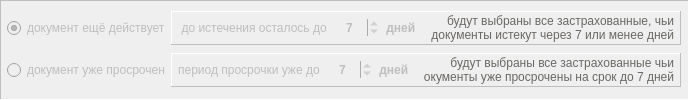
       <widget class="QFrame" name="pan_olddocs">
        <property name="enabled">
         <bool>false</bool>
        </property>
        <property name="frameShape">
         <enum>QFrame::Panel</enum>
        </property>
        <property name="frameShadow">
         <enum>QFrame::Sunken</enum>
        </property>
        <layout class="QGridLayout" name="gridLayout_3" columnstretch="0,0,0">
         <property name="leftMargin">
          <number>6</number>
         </property>
         <property name="topMargin">
          <number>2</number>
         </property>
         <property name="rightMargin">
          <number>5</number>
         </property>
         <property name="bottomMargin">
          <number>2</number>
         </property>
         <property name="horizontalSpacing">
          <number>1</number>
         </property>
         <property name="verticalSpacing">
          <number>0</number>
         </property>
         <item row="2" column="1">
          <widget class="QFrame" name="pan_doc4exp">
           <property name="enabled">
            <bool>false</bool>
           </property>
           <property name="minimumSize">
            <size>
             <width>510</width>
             <height>0</height>
            </size>
           </property>
           <property name="maximumSize">
            <size>
             <width>510</width>
             <height>16777215</height>
            </size>
           </property>
           <property name="frameShape">
            <enum>QFrame::Panel</enum>
           </property>
           <property name="frameShadow">
            <enum>QFrame::Raised</enum>
           </property>
           <layout class="QHBoxLayout" name="horizontalLayout_8">
            <property name="spacing">
             <number>4</number>
            </property>
            <property name="leftMargin">
             <number>6</number>
            </property>
            <property name="topMargin">
             <number>2</number>
            </property>
            <property name="rightMargin">
             <number>6</number>
            </property>
            <property name="bottomMargin">
             <number>2</number>
            </property>
            <item>
             <widget class="QLabel" name="label_14">
              <property name="minimumSize">
               <size>
                <width>145</width>
                <height>0</height>
               </size>
              </property>
              <property name="text">
               <string> период просрочки уже до </string>
              </property>
              <property name="alignment">
               <set>Qt::AlignRight|Qt::AlignTrailing|Qt::AlignVCenter</set>
              </property>
             </widget>
            </item>
            <item>
             <widget class="QSpinBox" name="spin_doc4exp">
              <property name="minimumSize">
               <size>
                <width>45</width>
                <height>0</height>
               </size>
              </property>
              <property name="maximumSize">
               <size>
                <width>45</width>
                <height>16777215</height>
               </size>
              </property>
              <property name="font">
               <font>
                <weight>75</weight>
                <bold>true</bold>
               </font>
              </property>
              <property name="frame">
               <bool>false</bool>
              </property>
              <property name="alignment">
               <set>Qt::AlignCenter</set>
              </property>
              <property name="minimum">
               <number>0</number>
              </property>
              <property name="maximum">
               <number>10000</number>
              </property>
              <property name="value">
               <number>7</number>
              </property>
             </widget>
            </item>
            <item>
             <widget class="QLabel" name="label_15">
              <property name="font">
               <font>
                <weight>75</weight>
                <bold>true</bold>
               </font>
              </property>
              <property name="text">
               <string> дней</string>
              </property>
             </widget>
            </item>
            <item>
             <widget class="QLabel" name="lab_4">
              <property name="font">
               <font>
                <weight>75</weight>
                <bold>true</bold>
               </font>
              </property>
              <property name="text">
               <string/>
              </property>
             </widget>
            </item>
            <item>
             <widget class="QLabel" name="lab_doc4exp">
              <property name="palette">
               <palette>
                <active>
                 <colorrole role="WindowText">
                  <brush brushstyle="SolidPattern">
                   <color alpha="255">
                    <red>0</red>
                    <green>85</green>
                    <blue>0</blue>
                   </color>
                  </brush>
                 </colorrole>
                </active>
                <inactive>
                 <colorrole role="WindowText">
                  <brush brushstyle="SolidPattern">
                   <color alpha="255">
                    <red>0</red>
                    <green>85</green>
                    <blue>0</blue>
                   </color>
                  </brush>
                 </colorrole>
                </inactive>
                <disabled>
                 <colorrole role="WindowText">
                  <brush brushstyle="SolidPattern">
                   <color alpha="255">
                    <red>106</red>
                    <green>104</green>
                    <blue>100</blue>
                   </color>
                  </brush>
                 </colorrole>
                </disabled>
               </palette>
              </property>
              <property name="text">
               <string>будут выбраны все застрахованные чьи 
 документы уже просрочены на срок до 7 дней</string>
              </property>
              <property name="alignment">
               <set>Qt::AlignRight|Qt::AlignTrailing|Qt::AlignVCenter</set>
              </property>
             </widget>
            </item>
           </layout>
          </widget>
         </item>
         <item row="2" column="0">
          <widget class="QRadioButton" name="rb_doc4exp">
           <property name="minimumSize">
            <size>
             <width>155</width>
             <height>0</height>
            </size>
           </property>
           <property name="layoutDirection">
            <enum>Qt::LeftToRight</enum>
           </property>
           <property name="text">
            <string>документ уже просрочен</string>
           </property>
           <property name="checked">
            <bool>false</bool>
           </property>
          </widget>
         </item>
         <item row="1" column="0">
          <widget class="QRadioButton" name="rb_doc4days">
           <property name="minimumSize">
            <size>
             <width>155</width>
             <height>0</height>
            </size>
           </property>
           <property name="layoutDirection">
            <enum>Qt::LeftToRight</enum>
           </property>
           <property name="text">
            <string>документ ещё действует</string>
           </property>
           <property name="checked">
            <bool>true</bool>
           </property>
          </widget>
         </item>
         <item row="1" column="1">
          <widget class="QFrame" name="pan_doc4days">
           <property name="enabled">
            <bool>false</bool>
           </property>
           <property name="minimumSize">
            <size>
             <width>510</width>
             <height>0</height>
            </size>
           </property>
           <property name="maximumSize">
            <size>
             <width>510</width>
             <height>16777215</height>
            </size>
           </property>
           <property name="frameShape">
            <enum>QFrame::Panel</enum>
           </property>
           <property name="frameShadow">
            <enum>QFrame::Raised</enum>
           </property>
           <layout class="QHBoxLayout" name="horizontalLayout_10">
            <property name="spacing">
             <number>4</number>
            </property>
            <property name="leftMargin">
             <number>6</number>
            </property>
            <property name="topMargin">
             <number>2</number>
            </property>
            <property name="rightMargin">
             <number>6</number>
            </property>
            <property name="bottomMargin">
             <number>2</number>
            </property>
            <item>
             <widget class="QLabel" name="label_18">
              <property name="minimumSize">
               <size>
                <width>145</width>
                <height>0</height>
               </size>
              </property>
              <property name="text">
               <string> до истечения осталось до </string>
              </property>
              <property name="alignment">
               <set>Qt::AlignRight|Qt::AlignTrailing|Qt::AlignVCenter</set>
              </property>
             </widget>
            </item>
            <item>
             <widget class="QSpinBox" name="spin_doc4days">
              <property name="minimumSize">
               <size>
                <width>45</width>
                <height>0</height>
               </size>
              </property>
              <property name="maximumSize">
               <size>
                <width>45</width>
                <height>16777215</height>
               </size>
              </property>
              <property name="font">
               <font>
                <weight>75</weight>
                <bold>true</bold>
               </font>
              </property>
              <property name="frame">
               <bool>false</bool>
              </property>
              <property name="alignment">
               <set>Qt::AlignCenter</set>
              </property>
              <property name="minimum">
               <number>0</number>
              </property>
              <property name="maximum">
               <number>50</number>
              </property>
              <property name="value">
               <number>7</number>
              </property>
             </widget>
            </item>
            <item>
             <widget class="QLabel" name="label_19">
              <property name="font">
               <font>
                <weight>75</weight>
                <bold>true</bold>
               </font>
              </property>
              <property name="text">
               <string> дней</string>
              </property>
             </widget>
            </item>
            <item>
             <widget class="QLabel" name="lab_6">
              <property name="font">
               <font>
                <weight>75</weight>
                <bold>true</bold>
               </font>
              </property>
              <property name="text">
               <string/>
              </property>
             </widget>
            </item>
            <item>
             <widget class="QLabel" name="lab_doc4days">
              <property name="palette">
               <palette>
                <active>
                 <colorrole role="WindowText">
                  <brush brushstyle="SolidPattern">
                   <color alpha="255">
                    <red>0</red>
                    <green>85</green>
                    <blue>0</blue>
                   </color>
                  </brush>
                 </colorrole>
                </active>
                <inactive>
                 <colorrole role="WindowText">
                  <brush brushstyle="SolidPattern">
                   <color alpha="255">
                    <red>0</red>
                    <green>85</green>
                    <blue>0</blue>
                   </color>
                  </brush>
                 </colorrole>
                </inactive>
                <disabled>
                 <colorrole role="WindowText">
                  <brush brushstyle="SolidPattern">
                   <color alpha="255">
                    <red>106</red>
                    <green>104</green>
                    <blue>100</blue>
                   </color>
                  </brush>
                 </colorrole>
                </disabled>
               </palette>
              </property>
              <property name="text">
               <string>будут выбраны все застрахованные, чьи 
документы истекут через 7 или менее дней</string>
              </property>
              <property name="alignment">
               <set>Qt::AlignRight|Qt::AlignTrailing|Qt::AlignVCenter</set>
              </property>
             </widget>
            </item>
           </layout>
          </widget>
         </item>
         <item row="1" column="2" rowspan="2">
          <spacer name="horizontalSpacer_10">
           <property name="orientation">
            <enum>Qt::Horizontal</enum>
           </property>
           <property name="sizeHint" stdset="0">
            <size>
             <width>2</width>
             <height>2</height>
            </size>
           </property>
          </spacer>
         </item>
        </layout>
       </widget>
